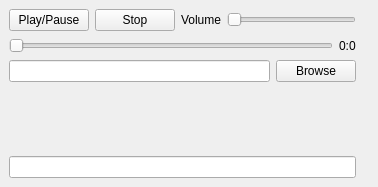
<ui version="4.0" >
 <class>MainWindow</class>
 <widget class="QMainWindow" name="MainWindow" >
  <property name="windowModality" >
   <enum>Qt::NonModal</enum>
  </property>
  <property name="geometry" >
   <rect>
    <x>0</x>
    <y>0</y>
    <width>363</width>
    <height>187</height>
   </rect>
  </property>
  <property name="windowTitle" >
   <string>n00bar</string>
  </property>
  <widget class="QWidget" name="centralwidget" >
   <layout class="QGridLayout" >
    <item row="0" column="0" >
     <layout class="QHBoxLayout" >
      <item>
       <widget class="QPushButton" name="playButton" >
        <property name="text" >
         <string>Play/Pause</string>
        </property>
       </widget>
      </item>
      <item>
       <widget class="QPushButton" name="stopButton" >
        <property name="text" >
         <string>Stop</string>
        </property>
       </widget>
      </item>
      <item>
       <widget class="QLabel" name="volumeLabel" >
        <property name="text" >
         <string>Volume</string>
        </property>
       </widget>
      </item>
      <item>
       <widget class="QSlider" name="volumeBar" >
        <property name="minimumSize" >
         <size>
          <width>129</width>
          <height>0</height>
         </size>
        </property>
        <property name="maximum" >
         <number>100</number>
        </property>
        <property name="orientation" >
         <enum>Qt::Horizontal</enum>
        </property>
       </widget>
      </item>
     </layout>
    </item>
    <item rowspan="7" row="0" column="1" >
     <layout class="QVBoxLayout" >
      <item>
       <widget class="QLabel" name="id3Art" >
        <property name="text" >
         <string/>
        </property>
       </widget>
      </item>
     </layout>
    </item>
    <item row="1" column="0" >
     <layout class="QHBoxLayout" >
      <item>
       <widget class="QSlider" name="seekBar" >
        <property name="orientation" >
         <enum>Qt::Horizontal</enum>
        </property>
       </widget>
      </item>
      <item>
       <widget class="QLabel" name="seekLabel" >
        <property name="text" >
         <string>0:0</string>
        </property>
       </widget>
      </item>
     </layout>
    </item>
    <item row="2" column="0" >
     <layout class="QHBoxLayout" >
      <item>
       <widget class="QLineEdit" name="pathBox" />
      </item>
      <item>
       <widget class="QPushButton" name="changeButton" >
        <property name="text" >
         <string>Browse</string>
        </property>
       </widget>
      </item>
     </layout>
    </item>
    <item row="3" column="0" >
     <widget class="QLabel" name="artistLabel" >
      <property name="text" >
       <string/>
      </property>
     </widget>
    </item>
    <item row="4" column="0" >
     <widget class="QLabel" name="albumLabel" >
      <property name="text" >
       <string/>
      </property>
     </widget>
    </item>
    <item row="5" column="0" >
     <widget class="QLabel" name="titleLabel" >
      <property name="text" >
       <string/>
      </property>
     </widget>
    </item>
    <item row="6" column="0" >
     <widget class="QLineEdit" name="seekBox" />
    </item>
   </layout>
  </widget>
 </widget>
 <resources/>
 <connections/>
</ui>
